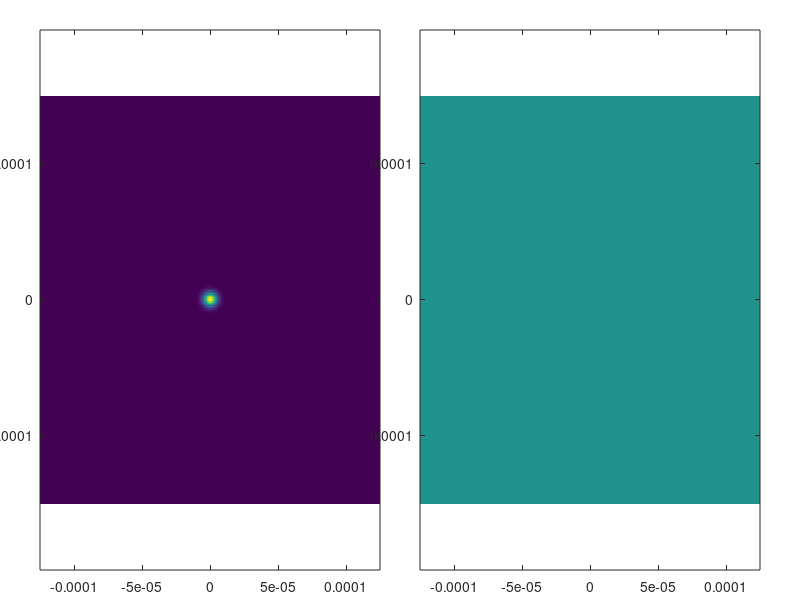

Here is the MATLAB script that generated this plot: (Note: this script raises an error after producing the figure.)
%%
% Author: Madhu Veettikazhy
% Date: 22 March 2018
% Gaussian beam (CW) electric field propagation from the 
% focal point (initial waist plane width is defined here) 
% back to the distal end of the optical fiber. 
% ***************************************************************************************************

%% User-specified general parameters
Nx = 600;                                                        % x resolution
Ny = 300;                                                         % y resolution
Nz = 100;                                                        % Number of z steps

Lx = 250e-6;                                                     % [m] x side length
Ly = 300e-6;                                                         % [m] y side length
Lz = 2e-3;                                                       % [m] z propagation distance

lambda = 632.8e-9;                                               % [m] Wavelength 
w = 10e-6;                                                       % [m] Initial waist plane 1/e^2 radius of the gaussian beam

%% Initialization of space and frequency grids
dx = Lx/Nx;
dy = Ly/Ny;
dz = Lz/Nz;

x = dx*(-Nx/2:Nx/2-1);
y = dy*(-Ny/2:Ny/2-1);
[X,Y] = ndgrid(x,y);

kx = 2*pi/Lx*(-Nx/2:Nx/2-1);
ky = 2*pi/Ly*(-Ny/2:Ny/2-1);
[kX,kY] = ndgrid(kx,ky);

%% Beam initialization
amplitude = exp(-2*(X.^2+Y.^2)/w^2);                             % Gaussian field amplitude
phase = zeros(Nx,Ny);                                            % Phase
E = amplitude.*exp(1i*phase);                                    % Electric field

%% Figure initialization
figure(2);clf;
h_ax1 = axes('Position', [0.05 0.05 0.425 0.9]);
h_im1 = imagesc(x,y,abs(E.').^2);
axis xy
axis equal
axis tight
set(h_ax1, 'xlimmode','manual', 'ylimmode','manual');
       
h_ax2 = axes('Position', [0.525 0.05 0.425 0.9]);
h_im2 = imagesc(x,y,angle(E.'));
axis xy
axis equal
axis tight
set(h_ax2, 'xlimmode','manual', 'ylimmode','manual');
       
%% Fresnel Propagation and plotting
prop_kernel = ifftshift(exp(-1i*dz*(kX.^2 + kY.^2)*lambda/(4*pi))); % Fresnel propagation kernel

for zidx = 1:Nz
    E = ifft2(fft2(E).*prop_kernel);
    
    h_ax1.Title.String = ['Intensity at z = ' num2str(zidx*dz,'%.1e') ' m'];
    h_im1.CData = abs(E.').^2;
    h_ax2.Title.String = ['Phase at z = ' num2str(zidx*dz,'%.1e') ' m'];
    h_im2.CData = angle(E.');
    drawnow;
end






%%  Angular Spectrum Propagation
% 
% dist_z = 1e-6;                       % altitude (meters) 
% phy_x = w;               % physical width (meters) 
% phy_y = w;               % physical length (meters) 
% Fs_x = N/phy_x; 
% Fs_y = N/phy_y; 
% dx2 = Fs_x^(-1); 
% dy2 = Fs_y^(-1); 
% dFx = Fs_x/N;
% dFy = Fs_y/N; 
% Fx = (-Fs_x/2:dFx:(Fs_x/2 - dFx)); 
% Fy = (-Fs_y/2:dFy:(Fs_y/2 - dFy)); 
% 
% % alpha and beta (wavenumber components) 
% alpha = lambda.*Fx; 
% beta = lambda.*Fy;
% 
% % gamma_cust 
% gamma_cust = zeros(length(beta), length(alpha)); 
% for j = 1:length(beta)     
%     for i = 1:length(alpha)         
%         if (alpha(i)^2 + beta(j)^2) > 1             
%             gamma_cust(j, i) = 0;         
%         else
%             gamma_cust(j, i) = sqrt(1 - alpha(i)^2 - beta(j)^2);         
%         end
%     end
% end
% 
% % angular spectrm based formula 
% U1=E_gauss;
% for iter=1:100
% U1 = ifft2(ifftshift(fftshift(fft2(U1)).*exp(1i*k.*gamma_cust.*dist_z))); 
% I1 = (1/(16*pi)).*(U1.*conj(U1)); 
% imagesc(I1),title(['Propagated step: ', num2str(iter)]); 
% drawnow;
% % pause(1);
% end
